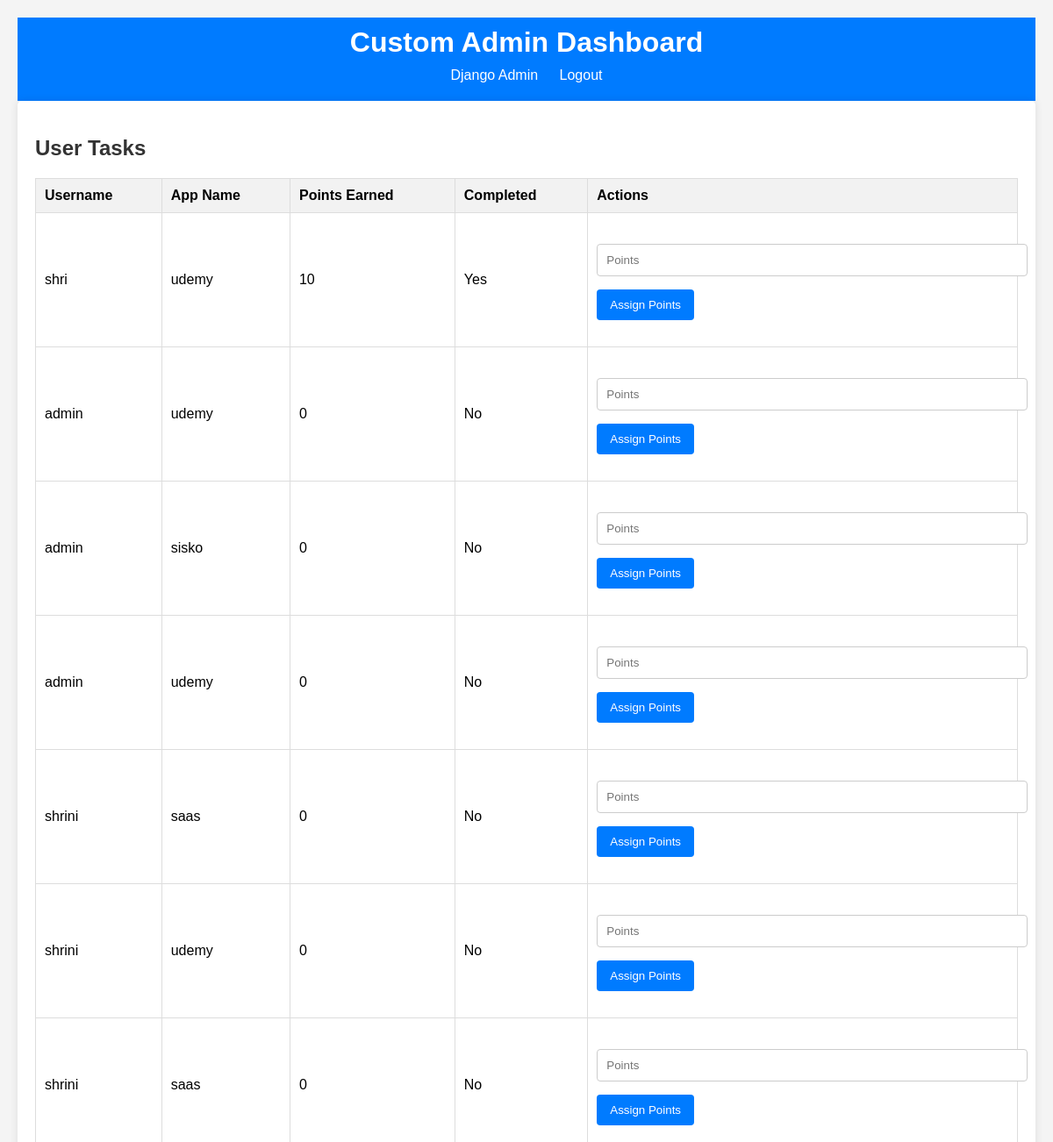
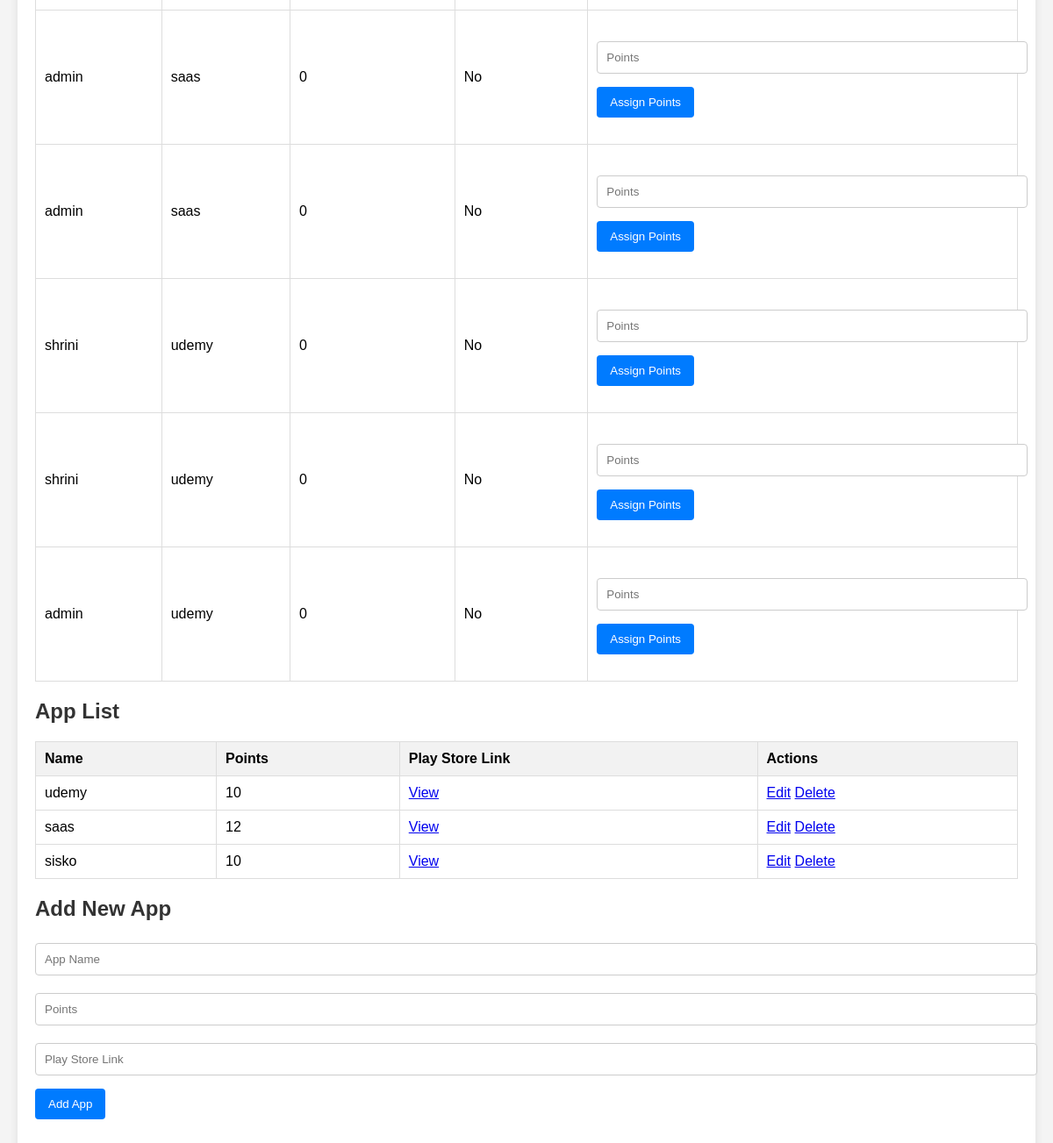
Page /custom-admin/admin/ (signed in) on the committed database (2 pictures, top to bottom).
### myapp/models.py (models this page shows, shortened)
class UserTask(models.Model):
    user = models.ForeignKey(User, on_delete=models.CASCADE)
    app = models.ForeignKey(App, on_delete=models.CASCADE)
    screenshot = models.ImageField(upload_to='screenshots/')
    points_earned = models.IntegerField(default=0)
    completed = models.BooleanField(default=False)

class App(models.Model):
    name = models.CharField(max_length=100)
    points = models.IntegerField()
    playstore_link = models.URLField(default='https://play.google.com/store/apps/details?id=com.example')

### custom_admin/views.py (the view)
# urls.py: path('admin/', admin_dashboard, name='custom_admin_dashboard'),
@login_required
def admin_dashboard(request):
    tasks = UserTask.objects.select_related('user', 'app').all()
    apps = App.objects.all()
    return render(request, 'custom_admin/dashboard.html', {'tasks': tasks, 'apps': apps})

### custom_admin/templates/custom_admin/dashboard.html (shortened to what this page needs)
<!DOCTYPE html>
<html lang="en">
<head>
    {% load static %}
    <link rel="stylesheet" href="{% static 'custom_admin/dashboard.css' %}">
</head>
<body>
    <header>
        <h1>Custom Admin Dashboard</h1>
        <nav>
            <a href="{% url 'admin:index' %}">Django Admin</a>
            <a href="{% url 'custom_admin_logout' %}">Logout</a>
        </nav>
    </header>
    <main>
        <h2>User Tasks</h2>
        <table>
            <tr>
                <th>Username</th>
                <th>App Name</th>
                <th>Points Earned</th>
                <th>Completed</th>
                <th>Actions</th>
            </tr>
            {% for task in tasks %}
            <tr>
                <td>{{ task.user.username }}</td>
                <td>{{ task.app.name }}</td>
                <td>{{ task.points_earned }}</td>
                <td>{{ task.completed|yesno:"Yes,No" }}</td>
                <td>
                    <form action="{% url 'assign_points' %}" method="post">
                        <input type="number" name="points" placeholder="Points" required>
                        <button type="submit">Assign Points</button>
                    </form>
                </td>
            </tr>
            {% endfor %}
        </table>
        <h2>App List</h2>
        <table>
            <tr>
                <th>Name</th>
                <th>Points</th>
                <th>Play Store Link</th>
                <th>Actions</th>
            </tr>
            {% for app in apps %}
            <tr>
                <td>{{ app.name }}</td>
                <td>{{ app.points }}</td>
                <td><a href="{{ app.playstore_link }}" target="_blank">View</a></td>
                <td>
                    <a href="{% url 'edit_app' app.id %}">Edit</a>
                    <a href="{% url 'delete_app' app.id %}">Delete</a>
                </td>
            </tr>
            {% endfor %}
        </table>
        <h2>Add New App</h2>
        <form action="{% url 'add_app' %}" method="post">
            <input type="text" name="name" placeholder="App Name" required>
            <input type="number" name="points" placeholder="Points" required>
            <input type="url" name="playstore_link" placeholder="Play Store Link" required>
            <button type="submit">Add App</button>
        </form>
    </main>
</body>
</html>

### custom_admin/static/custom_admin/dashboard.css (style rules this page uses)
body { font-family: Arial, sans-serif; background-color: #f4f4f4; margin: 0; padding: 20px; }
header { background: #007bff; color: #fff; padding: 10px 20px; text-align: center; }
h1 { margin: 0; }
nav { margin: 10px 0; }
nav a { color: #fff; text-decoration: none; margin: 0 10px; }
main { background: #fff; padding: 20px; border-radius: 5px; box-shadow: 0 0 10px rgba(0, 0, 0, 0.1); }
h2 { color: #333; }
table { width: 100%; border-collapse: collapse; margin-bottom: 20px; }
table, th, td { border: 1px solid #ddd; }
th, td { padding: 10px; text-align: left; }
th { background-color: #f2f2f2; }
form { margin: 20px 0; }
input[type="text"], input[type="number"], input[type="url"], textarea { width: 100%; padding: 10px; margin: 5px 0 15px; border: 1px solid #ccc; border-radius: 4px; }
button { background-color: #007bff; color: white; padding: 10px 15px; border: none; border-radius: 4px; cursor: pointer; }

### rows in the picture
UserTask: user.username "shri", app.name "udemy", points_earned "10", completed "Yes"
UserTask: user.username "admin", app.name "udemy", points_earned "0", completed "No"
UserTask: user.username "admin", app.name "sisko", points_earned "0", completed "No"
UserTask: user.username "admin", app.name "udemy", points_earned "0", completed "No"
UserTask: user.username "shrini", app.name "saas", points_earned "0", completed "No"
UserTask: user.username "shrini", app.name "udemy", points_earned "0", completed "No"
UserTask: user.username "shrini", app.name "saas", points_earned "0", completed "No"
UserTask: user.username "admin", app.name "saas", points_earned "0", completed "No"
UserTask: user.username "admin", app.name "saas", points_earned "0", completed "No"
UserTask: user.username "shrini", app.name "udemy", points_earned "0", completed "No"
UserTask: user.username "shrini", app.name "udemy", points_earned "0", completed "No"
UserTask: user.username "admin", app.name "udemy", points_earned "0", completed "No"
App: name "udemy", points "10"
App: name "saas", points "12"
App: name "sisko", points "10"
